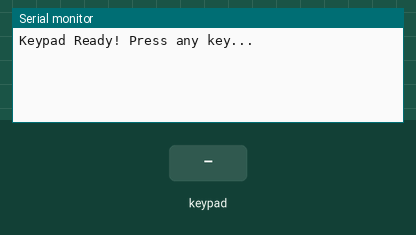
Recording of a sketch running on a simulated Arduino Uno, built with avr-gcc and run on an emulated ATmega328P. On the bench: the last lines printed to the serial monitor. The test bench sets the inputs (shaded band).

Above: at 1.2 s.
1.3 s: key '0' pressed
At 2.5 s:
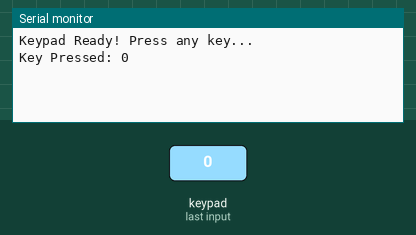
2.8 s: keypad keys 1 1 1 0 9 8 A pressed 0.4 s apart
At 5.8 s:
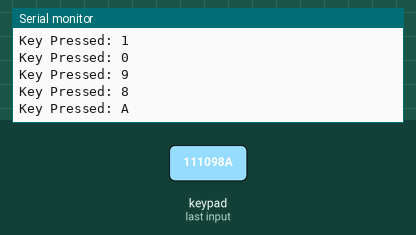
7.1 s: key 'B' pressed
At 8.3 s:
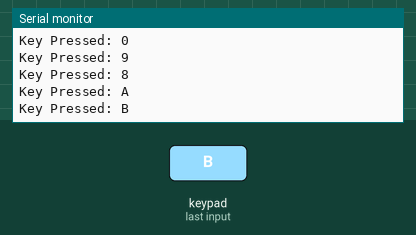
8.6 s: keypad keys 1 1 1 0 9 8 D pressed 0.4 s apart
At 12.4 s:
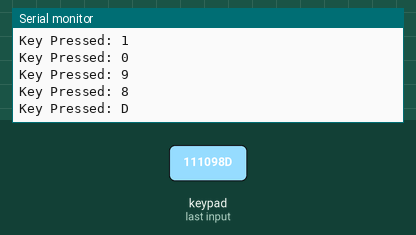
12.9 s: key 'C' pressed
At 13.9 s:
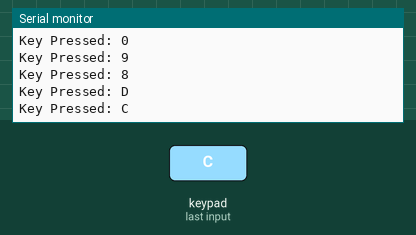
14.4 s: key 'E' pressed
At 15.1 s:
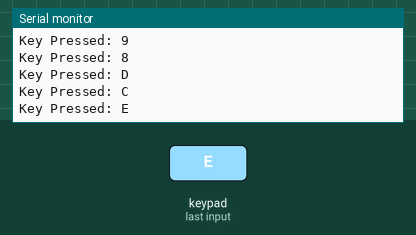
Timing chart, 0 to 16.9 s (numbered marks = the images above; inputs shaded):
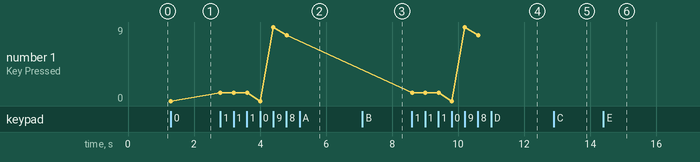

Measured:
- after the input at 1.3 s, the serial monitor: prints a new line at once (image 1)
- after the input at 2.8 s, the serial monitor: prints a new line at once (image 2)
- after the input at 7.1 s, the serial monitor: prints a new line at once (image 3)
- after the input at 8.6 s, the serial monitor: prints a new line at once (image 4)
- after the input at 12.9 s, the serial monitor: prints a new line at once (image 5)
- after the input at 14.4 s, the serial monitor: prints a new line at once (image 6)
- plotted number 1: 0 → 8 after the input at 2.8 s

The sketch:

keypad.ino
```cpp
#include <Keypad.h>

const byte ROWS = 4;
const byte COLS = 4;


char keys[ROWS][COLS] = {
  {'0', '1', '2', '3'},
  {'4', '5', '6', '7'},
  {'8', '9', 'A', 'B'},
  {'C', 'D', 'E', 'F'}
};


byte rowPins[ROWS] = {11, 10, 9, 8};
byte colPins[COLS] = {7, 6, 5, 4};


Keypad keypad = Keypad(makeKeymap(keys), rowPins, colPins, ROWS, COLS);

void setup() {
  Serial.begin(9600);
  Serial.println("Keypad Ready! Press any key...");
}

void loop() {
  char key = keypad.getKey();

  if (key) {
    Serial.print("Key Pressed: ");
    Serial.println(key);
  }
}
```
